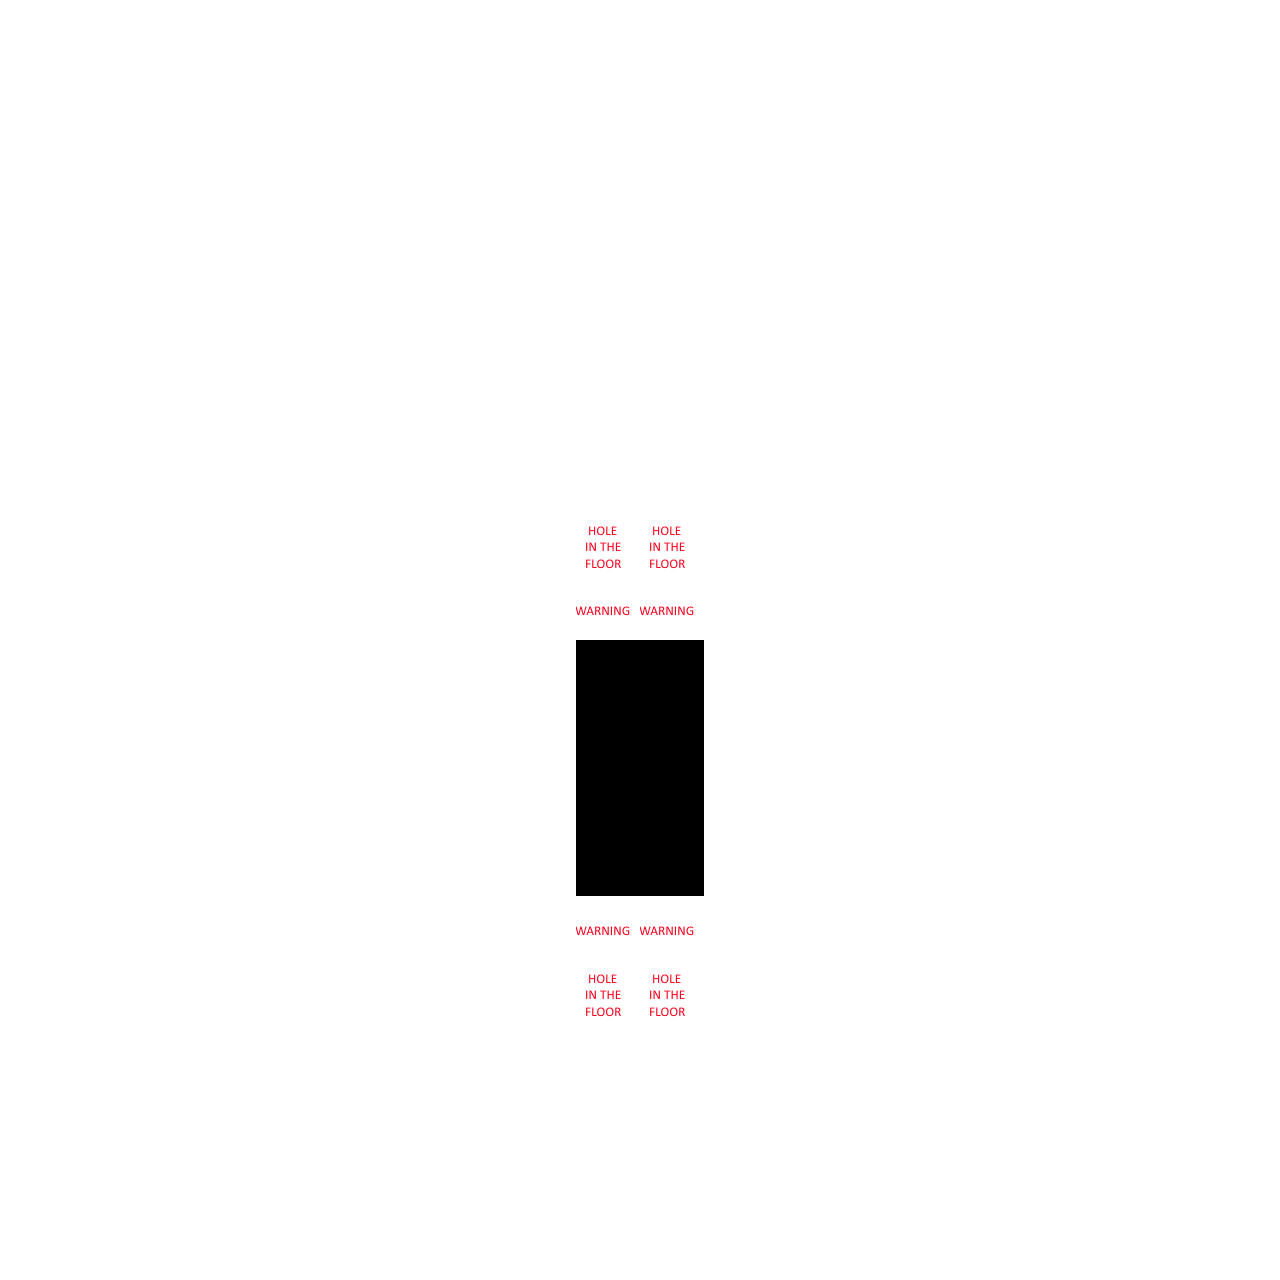

This game map was drawn from its Tiled (.tmx) file and the tilesets committed beside it. A one-line description and the trimmed map source follow:
An orthogonal 20x20 tile map with 64x64 px tiles, 1 tile layer (Tile Layer 1) and 141 objects (Start, End).

<map version="1.0" orientation="orthogonal" renderorder="right-down" width="20" height="20" tilewidth="64" tileheight="64">
 <properties>
  <property name="Title" value="&quot;Who left a hole on the floor?&quot;" />
 </properties>
 <tileset firstgid="1" name="tilemap" tilewidth="64" tileheight="64" spacing="2" margin="1">
  <image source="../Images/tilemap.png" width="512" height="512" />
  <tile id="5">
   <properties>
    <property name="Title" value="" />
   </properties>
  </tile>
 </tileset>
 <layer name="Tile Layer 1" width="20" height="20">
  <data>[400 cells, 400 non-empty, 4 distinct tile ids]</data>
 </layer>
 <objectgroup name="Enemies">
  <object gid="3" x="1024" y="704" />
  <object gid="3" x="576" y="1152" />
  <object gid="3" x="256" y="1088" />
  <object gid="3" x="256" y="640" />
  <object gid="3" x="256" y="320" />
  <object gid="3" x="512" y="384" />
  <object gid="3" x="1088" y="320" />
  <object gid="3" x="768" y="256" />
  <object gid="3" x="1024" y="192" />
  <object gid="3" x="896" y="640" />
 </objectgroup>
 <objectgroup name="StartEnd">
  <object name="Start" type="Start" gid="4" x="1152" y="1280" />
  <object name="End" type="End" gid="8" x="768" y="64" />
 </objectgroup>
 <objectgroup name="Walls">
  <object gid="2" x="1216" y="64" />
  <object gid="2" x="1216" y="128" />
  <object gid="2" x="1216" y="192" />
  <object gid="2" x="1216" y="256" />
  <object gid="2" x="1216" y="320" />
  <object gid="2" x="1216" y="384" />
  <object gid="2" x="1216" y="448" />
  <object gid="2" x="1216" y="512" />
  <object gid="2" x="1216" y="576" />
  <object gid="2" x="1216" y="640" />
  <object gid="2" x="1216" y="704" />
  <object gid="2" x="1216" y="768" />
  <object gid="2" x="1216" y="832" />
  <object gid="2" x="1216" y="896" />
  <object gid="2" x="1216" y="960" />
  <object gid="2" x="1216" y="1024" />
  <object gid="2" x="1216" y="1088" />
  <object gid="2" x="1216" y="1152" />
  <object gid="2" x="1216" y="1216" />
  <object gid="2" x="1216" y="1280" />
  <object gid="2" x="1088" y="1280" />
  <object gid="2" x="1024" y="1280" />
  <object gid="2" x="960" y="1280" />
  <object gid="2" x="896" y="1280" />
  <object gid="2" x="832" y="1280" />
  <object gid="2" x="768" y="1280" />
  <object gid="2" x="704" y="1280" />
  <object gid="2" x="640" y="1280" />
  <object gid="2" x="576" y="1280" />
  <object gid="2" x="512" y="1280" />
  <object gid="2" x="448" y="1280" />
  <object gid="2" x="384" y="1280" />
  <object gid="2" x="320" y="1280" />
  <object gid="2" x="256" y="1280" />
  <object gid="2" x="192" y="1280" />
  <object gid="2" x="128" y="1280" />
  <object gid="2" x="64" y="1280" />
  <object gid="2" x="0" y="1280" />
  <object gid="2" x="0" y="1216" />
  <object gid="2" x="0" y="1152" />
  <object gid="2" x="0" y="1088" />
  <object gid="2" x="0" y="1024" />
  <object gid="2" x="0" y="960" />
  <object gid="2" x="0" y="896" />
  <object gid="2" x="0" y="832" />
  <object gid="2" x="0" y="768" />
  <object gid="2" x="0" y="704" />
  <object gid="2" x="0" y="640" />
  <object gid="2" x="0" y="576" />
  <object gid="2" x="0" y="512" />
  <object gid="2" x="0" y="448" />
  <object gid="2" x="0" y="384" />
  <object gid="2" x="0" y="320" />
  <object gid="2" x="0" y="256" />
  <object gid="2" x="0" y="192" />
  <object gid="2" x="0" y="128" />
  <object gid="2" x="0" y="64" />
  <object gid="2" x="64" y="64" />
  <object gid="2" x="128" y="64" />
  <object gid="2" x="192" y="64" />
  <object gid="2" x="256" y="64" />
  <object gid="2" x="320" y="64" />
  <object gid="2" x="384" y="64" />
  <object gid="2" x="448" y="64" />
  <object gid="2" x="512" y="64" />
  <object gid="2" x="576" y="64" />
  <object gid="2" x="640" y="64" />
  <object gid="2" x="704" y="64" />
  <object gid="2" x="832" y="64" />
  <object gid="2" x="896" y="64" />
  <object gid="2" x="960" y="64" />
  <object gid="2" x="1024" y="64" />
  <object gid="2" x="1088" y="64" />
  <object gid="2" x="1152" y="64" />
  <object gid="2" x="832" y="1216" />
  <object gid="2" x="832" y="1152" />
  <object gid="2" x="832" y="1088" />
  <object gid="2" x="832" y="1024" />
  <object gid="2" x="832" y="960" />
  <object gid="2" x="832" y="896" />
  <object gid="2" x="896" y="896" />
  <object gid="2" x="1152" y="896" />
  <object gid="2" x="1152" y="512" />
  <object gid="2" x="1088" y="512" />
  <object gid="2" x="1024" y="512" />
  <object gid="2" x="960" y="512" />
  <object gid="2" x="896" y="512" />
  <object gid="2" x="832" y="512" />
  <object gid="2" x="768" y="512" />
  <object gid="2" x="704" y="512" />
  <object gid="2" x="640" y="512" />
  <object gid="2" x="576" y="512" />
  <object gid="2" x="512" y="512" />
  <object gid="2" x="448" y="512" />
  <object gid="2" x="384" y="512" />
  <object gid="2" x="320" y="512" />
  <object gid="2" x="256" y="512" />
  <object gid="2" x="192" y="512" />
  <object gid="2" x="448" y="576" />
  <object gid="2" x="448" y="640" />
  <object gid="2" x="448" y="704" />
  <object gid="2" x="448" y="768" />
  <object gid="2" x="448" y="832" />
  <object gid="2" x="448" y="896" />
  <object gid="2" x="768" y="896" />
  <object gid="2" x="704" y="896" />
  <object gid="2" x="512" y="896" />
  <object gid="2" x="512" y="832" />
  <object gid="2" x="512" y="768" />
  <object gid="2" x="512" y="704" />
  <object gid="2" x="512" y="640" />
  <object gid="2" x="512" y="576" />
  <object gid="2" x="704" y="832" />
  <object gid="2" x="768" y="832" />
  <object gid="2" x="768" y="768" />
  <object gid="2" x="704" y="768" />
  <object gid="2" x="704" y="704" />
  <object gid="2" x="768" y="704" />
  <object gid="2" x="384" y="896" />
  <object gid="2" x="64" y="896" />
  <object gid="2" x="128" y="896" />
  <object gid="2" x="192" y="896" />
  <object gid="2" x="704" y="128" />
  <object gid="2" x="704" y="192" />
  <object gid="2" x="704" y="256" />
  <object gid="2" x="704" y="320" />
  <object gid="2" x="768" y="320" />
  <object gid="2" x="832" y="320" />
  <object gid="2" x="832" y="256" />
 </objectgroup>
 <objectgroup name="Objects" />
</map>
